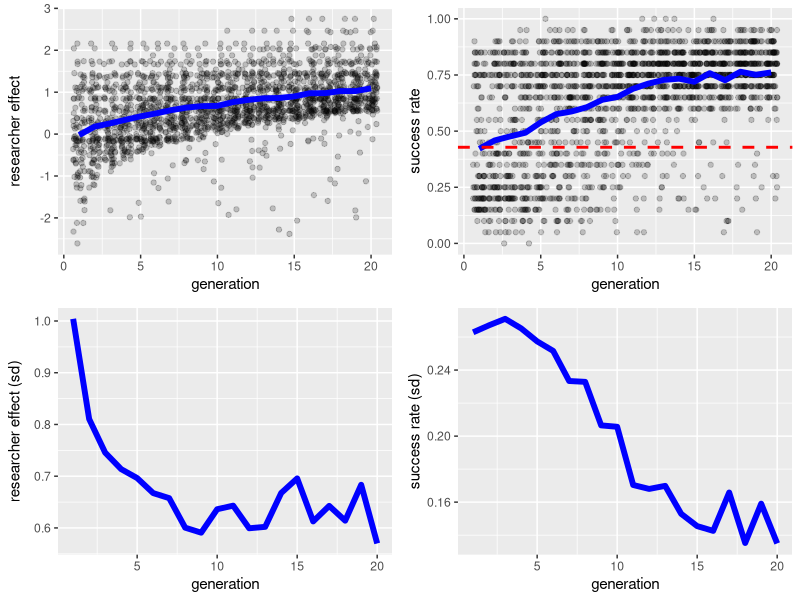

The R script that drew this image:
'
`research_selection.R`

This R script runs a small simulation of a research selection process that
can produce a sponsorship effect without bias or research misconduct.  

For discussion see here:  
http://jefais.tumblr.com/post/133751046358/sponsorship-effects-without-bias
'

require(cowplot)
require(ggplot2)

n_researchers <- 100		# no. researchers in each generation
n_generations <- 20			# no. generations to run the simulation
perc_replace <- .10			# what percentage of researchers to replace in each generation

n_experiments <- 20			# no. experiments run by each researcher in each generation
n <- 50						# sample size in each experiment
perc_null <- .5				# percent of experiments where the null is true
mu_bound <- 10				# positive bound on uniform distribution for mu ≠ 0
alpha <- .05				# statistical significance threshold


# Set a seed for the simulation
set.seed(1029384756)


new_researchers <- function(n = perc_replace * n_researchers) {
	'
	Generate a set of n new researchers
	'
	# Use the next two lines for a uniform distribution
	#bound_effect <- 3.33		# positive bound on uniform distribution for researcher effect
	#return(runif(perc_replace*n_researchers, min = -bound_effect, max = bound_effect))
	# Use the next three lines for a Gaussian distribution
	effect_mean = 0
	effect_sd = 1
	return(rnorm(n, mean = effect_mean, sd = effect_sd))
}

run_experiments <- function (researcher_effect) {
	'
	Run the experiments for a researcher with the given `researcher_effect`.  
	Each experiment is a one-sided one-sample t-test against the null mu_0 = 0.
	Returns the percent of successful (statistically significant) experiments.  
	'
	results <- c()
	for (exp in 1:n_experiments) {
		# Generate the sample
		null_true <- runif(1) >= perc_null
		if (null_true) {
			mu <- 0
		} else {
			mu <- runif(1, min = -mu_bound, max = mu_bound)
		}
		obs <- rnorm(n, mean = mu, sd = 1)
		obs.effected <- obs + researcher_effect
		p <- t.test(obs.effected, alternative = 'greater')$p.value
		results <- c(results, p <= alpha)
	}
	return(sum(results)/n_experiments)
}

# Estimate the no-replacement success rate
no_selection <- c()
researchers <- new_researchers(n_researchers)
for (i in 1:n_generations) {
	for (researcher in researchers) {
		no_selection <- c(no_selection, run_experiments(researcher))
	}
}
no_selection_mean <- mean(no_selection)

# Initialize the data frames to hold the data
# The first one holds the researcher-level data. 
#  This is long: each row has data for a single researcher in a single generation
data_researcher <- data.frame(generation = c(), effect = c(), success.rate = c())
# This one holds the generation-level data.
#  Each row has data for a single generation
data_generation <- data.frame(generation = c(), 
							   effect.mean = c(), effect.sd = c(),
							   success.mean = c(), success.sd = c())

# Generation 1 researchers
researchers <- new_researchers(n_researchers)
# Run the simulation:
# For each generation, 
for (gen in 1:n_generations) {
	success_gen <- c()
	# For each researcher, 
	for (researcher_effect in researchers) {
		# Run the experiments and get the success rate
		success <- run_experiments(researcher_effect)
		success_gen <- c(success_gen, success)
		# Add the effect and success rates to the data.researcher frame
		new_row <- data.frame(generation = gen, 
							 effect = researcher_effect, 
							 success.rate = success)
		data_researcher <- rbind(data_researcher, new_row)
	}
	# Calculate the generation-level statistics
	new_row <- data.frame(generation = gen, 
						 effect.mean = mean(researchers), 
						 effect.sd = sd(researchers),
						 success.mean = mean(success_gen), 
						 success.sd = sd(success_gen))
	# And add to the data_generation frame
	data_generation <- rbind(data_generation, new_row)
	
	# Researchers to keep
	researchers <- sort(researchers)
	keep <- researchers[(perc_replace*n_researchers+1) : n_researchers]
	# New researchers
	new <- new_researchers()
	researchers <- c(new, keep)
}

# Plot simulation results
# Effect
effect_plot <- ggplot() +
	geom_point(data = data_researcher, aes(x = generation, y = effect), 
			   alpha = .2, position = position_jitter(height=0)) +
	geom_line(data = data_generation, aes(x = generation, y = effect.mean),
			  size = 2, color = 'blue') +
	ylab('researcher effect')
effect_sd_plot <- ggplot() +
	geom_line(data = data_generation, aes(x = generation, y = effect.sd),
			  size = 2, color = 'blue') +
	ylab('researcher effect (sd)')
#plot_grid(effect_plot, effect_sd_plot, align='h', ncol = 1)

# Success rate
success_plot <- ggplot() +
	geom_point(data = data_researcher, aes(x = generation, y = success.rate), 
			   alpha = .2, position = position_jitter(height=0)) +
	geom_line(data = data_generation, aes(x = generation, y = success.mean),
			  size = 2, color = 'blue') +
	geom_hline(aes(yintercept = no_selection_mean), 
			   size = 1, color = 'red', linetype = 'dashed') +
	ylab('success rate')
success_sd_plot <- ggplot() +
	geom_line(data = data_generation, aes(x = generation, y = success.sd),
			  size = 2, color = 'blue') +
	ylab('success rate (sd)')
#plot_grid(success_plot, success_sd_plot, align='h', ncol = 1)

outputs <- plot_grid(effect_plot, success_plot, effect_sd_plot, success_sd_plot, align = 'hv')
outputs

# Uncomment to save
#save_plot('outputs.jpeg', outputs, ncol = 2, nrow = 2, base_aspect_ratio = 1.3)
